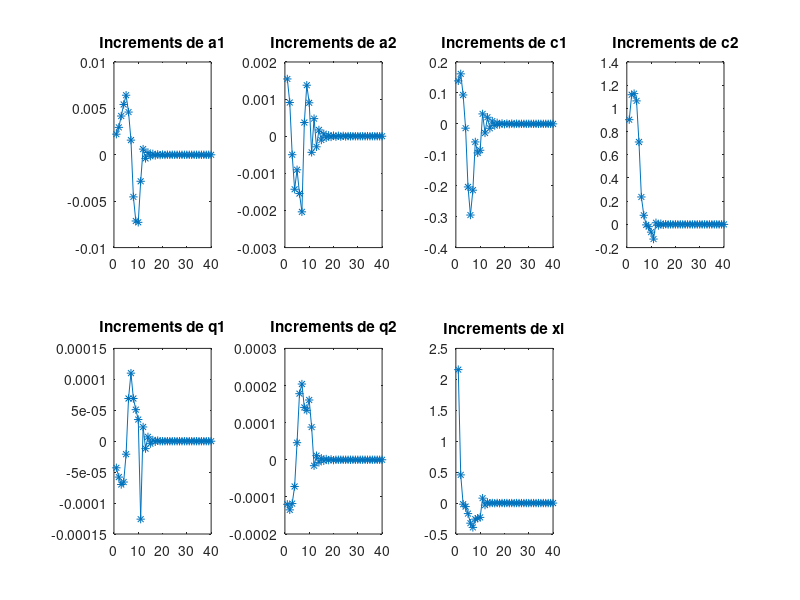

MATLAB code to generate this figure:
clear
clf
A = [0.002220 0.001543 0.138949 0.902630 -0.000043 -0.000120 2.156823  ; 0.002954 0.000908 0.161622 1.117601 -0.000058 -0.000135 0.455494  ; 0.004177 -0.000498 0.093330 1.127160 -0.000070 -0.000118 -0.018359  ; 0.005419 -0.001428 -0.013962 1.064632 -0.000066 -0.000072 -0.057018  ; 0.006419 -0.000904 -0.203951 0.710437 -0.000021 0.000046 -0.170132  ; 0.004604 -0.001544 -0.294761 0.236444 0.000069 0.000178 -0.324975  ; 0.001580 -0.002037 -0.214461 0.078545 0.000110 0.000204 -0.393419  ; -0.004536 0.000369 -0.058453 -0.004252 0.000069 0.000141 -0.260091  ; -0.007133 0.001374 -0.093892 -0.019459 0.000051 0.000133 -0.244441  ; -0.007277 0.000901 -0.085293 -0.066550 0.000035 0.000161 -0.231515  ; -0.002854 -0.000434 0.032185 -0.126462 -0.000126 0.000088 0.079691  ; 0.000613 0.000474 -0.029350 0.014011 0.000023 -0.000016 -0.032635  ; -0.000391 -0.000285 0.021330 -0.009911 -0.000012 0.000011 0.011518  ; 0.000245 0.000169 -0.014303 0.006192 0.000007 -0.000007 -0.001689  ; -0.000155 -0.000103 0.009025 -0.003579 -0.000004 0.000004 0.001520  ; 0.000103 0.000067 -0.005462 0.002041 0.000002 -0.000003 -0.002291  ; -0.000067 -0.000042 0.003358 -0.000964 -0.000001 0.000002 0.001691  ; 0.000045 0.000026 -0.002133 0.000500 0.000001 -0.000001 -0.002079  ; -0.000031 -0.000019 0.001416 -0.000407 -0.000000 0.000001 0.001107  ; 0.000025 0.000015 -0.001000 0.000375 0.000000 -0.000001 -0.000669  ; -0.000019 -0.000012 0.000798 -0.000267 -0.000000 0.000000 0.000996  ; 0.000013 0.000011 -0.000759 0.000236 0.000000 -0.000000 -0.001065  ; -0.000009 -0.000010 0.000707 -0.000242 -0.000000 0.000000 0.000803  ; 0.000005 0.000009 -0.000608 0.000173 0.000000 -0.000000 -0.000993  ; -0.000002 -0.000007 0.000494 -0.000096 -0.000000 0.000000 0.000629  ; 0.000001 0.000004 -0.000264 0.000029 0.000000 -0.000000 0.000083  ; -0.000000 -0.000002 0.000144 0.000011 -0.000000 0.000000 -0.000058  ; -0.000000 0.000002 -0.000077 -0.000018 0.000000 -0.000000 -0.000081  ; 0.000000 -0.000001 -0.000026 0.000049 -0.000000 -0.000000 0.000151  ; -0.000000 0.000001 0.000041 -0.000010 0.000000 0.000000 -0.000332  ; 0.000000 -0.000001 0.000016 -0.000039 -0.000000 0.000000 0.000087  ; -0.000000 0.000001 -0.000011 0.000030 0.000000 -0.000000 0.000271  ; 0.000001 -0.000001 0.000011 -0.000024 -0.000000 0.000000 -0.000103  ; -0.000001 0.000001 -0.000034 0.000047 0.000000 -0.000000 -0.000072  ; 0.000001 -0.000001 0.000070 -0.000070 -0.000000 0.000000 -0.000068  ; -0.000000 0.000001 -0.000042 0.000049 0.000000 -0.000000 0.000392  ; 0.000001 -0.000001 0.000003 -0.000034 -0.000000 0.000000 -0.000250  ; -0.000001 0.000001 -0.000021 0.000038 0.000000 -0.000000 -0.000031  ; 0.000001 -0.000001 0.000035 -0.000039 -0.000000 0.000000 0.000041  ; -0.000000 0.000000 -0.000038 -0.000002 0.000000 0.000000 -0.000081 ];
% Vecteur colonne du nombre d'itérations
N=length(A(:,1));
iterations=[1:N]';

% Tracé
titres=['Increments de a1';'Increments de a2';'Increments de c1';'Increments de c2';'Increments de q1';'Increments de q2';'Increments de xi'];
for i=1:7
	subplot(2,4,i)
	plot(iterations(1:end), A(1:end,i), '*-');
	title(titres(i,:));
end

